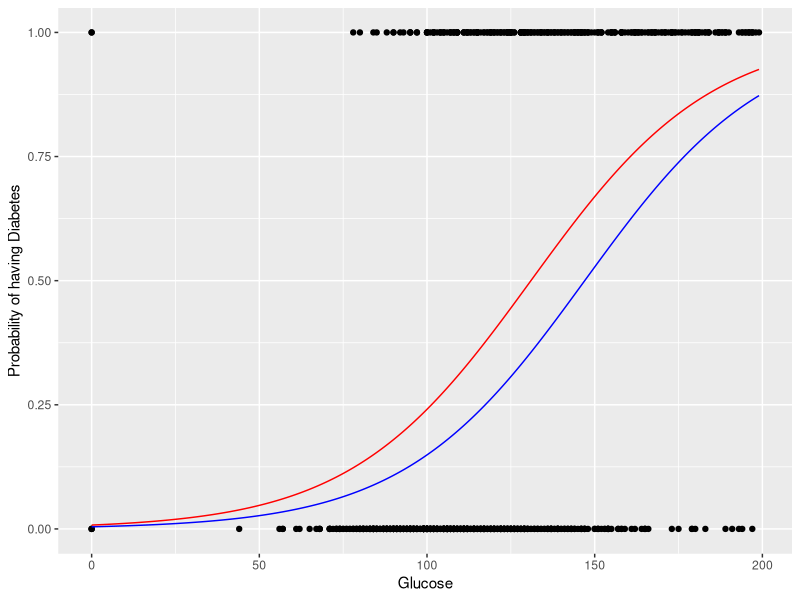
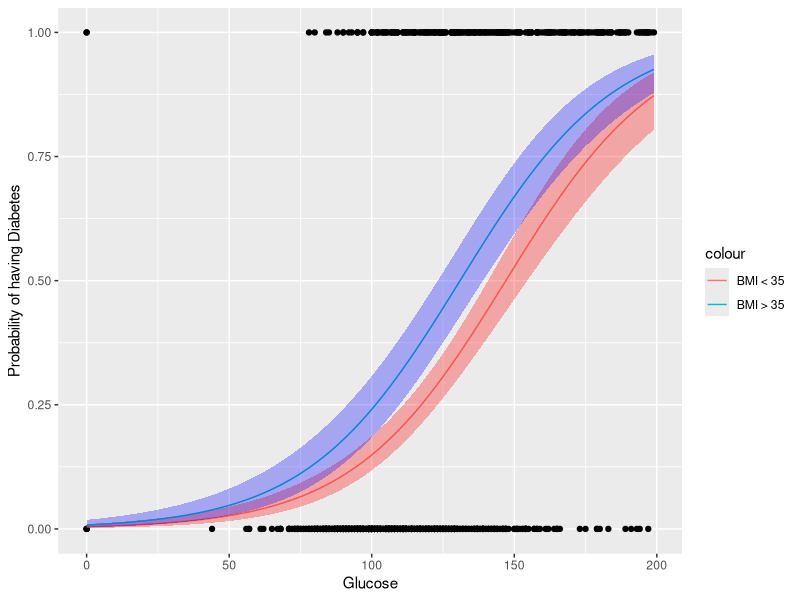
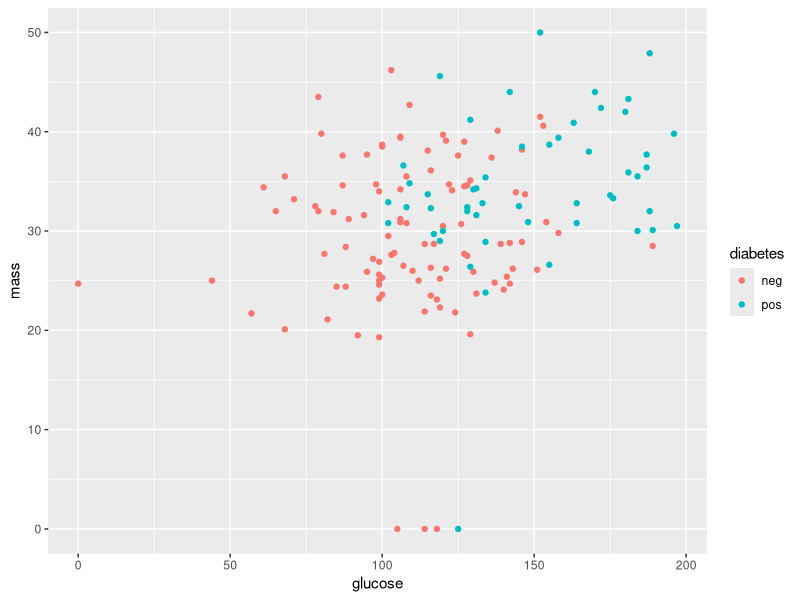

These figures' R source, in order:
## ---- chunk 1
library(mlbench)
library(ggplot2)
library(dplyr)
data("PimaIndiansDiabetes") #loads data under "name"
pimaData <- PimaIndiansDiabetes
#create new numeric col of all 1s
pimaData$response <- 1
#crate response col, transform string to categorical 
pimaData$response[pimaData$diabetes == 'neg'] <- 0
#bmi > 35 col
pimaData$bmi <- 0
pimaData$bmi[pimaData$mass > 35] <- 1

logRegMulti <- glm(response~glucose + bmi, data=pimaData, family="binomial")
summary(logRegMulti)

## ---- chunk 2
#Glucose for Low BMI
#       vector of 1s for intercept    vector of random glucose levels btw max and min        all bmi's > 35
BMILow <- cbind(rep(1,10000), seq(from=min(pimaData$glucose),to=max(pimaData$glucose),length.out=1000), rep(0, 10000))
lowPredxb <- BMILow%*%coef(logRegMulti)
lowPreds <-  1/(1+exp(-lowPredxb))
lowPredDF <- data.frame(x=BMILow[,2], preds=lowPreds)

#Glucose for High BMI
BMIHigh <- cbind(rep(1,10000), seq(from=min(pimaData$glucose),to=max(pimaData$glucose),length.out=1000), rep(1, 10000))
highPredxb <- BMIHigh%*%coef(logRegMulti)
highPreds <-  1/(1+exp(-highPredxb))
highPredDF <- data.frame(x=BMIHigh[,2], preds=highPreds)

ggplot() + 
  geom_point(data=pimaData,aes(y=response, x=glucose)) + 
  geom_line(data=lowPredDF,aes(x=x,y=lowPreds),color="Blue") +
  geom_line(data=highPredDF,aes(x=x,y=highPreds),color="Red") +
  labs(y="Probability of having Diabetes", x="Glucose") 
## ---- chunk 3
#CI Low BMI
lowSexb <- sqrt(diag(BMILow%*%vcov(logRegMulti)%*%t(BMILow)))
lowCixb <- cbind(lowPredxb-1.96*lowSexb,lowPredxb+1.96*lowSexb)
ciLow <- 1/(1+exp(-lowCixb))
lowPredDF <- lowPredDF %>% mutate(lb=ciLow[,1],ub=ciLow[,2])

#CI High BMI
highSexb <- sqrt(diag(BMIHigh%*%vcov(logRegMulti)%*%t(BMIHigh)))
highCixb <- cbind(highPredxb-1.96*highSexb,highPredxb+1.96*highSexb)
ciHigh <- 1/(1+exp(-highCixb))
highPredDF <- highPredDF %>% mutate(lb=ciHigh[,1],ub=ciHigh[,2])

ggplot() + 
  geom_point(data=pimaData,aes(y=response, x=glucose)) + 
  geom_line(data=lowPredDF,aes(x=x,y=lowPreds, color="BMI < 35")) +
  geom_ribbon(data=lowPredDF,aes(x=x,ymin=lb,ymax=ub),alpha=0.3,fill="Red") +
  geom_line(data=highPredDF,aes(x=x,y=highPreds, color="BMI > 35")) +
  geom_ribbon(data=highPredDF,aes(x=x,ymin=lb,ymax=ub),alpha=0.3,fill="Blue") +
  labs(y="Probability of having Diabetes", x="Glucose")
## ---- chunk 4
library(MASS)

set.seed(1)
train = sample(768, 768*.8)
train_set <- pimaData[train, ]
test_set <- pimaData[-train, ]

lda_fit <- lda(response ~ glucose + mass, data = pimaData,
    subset = train)
lda_fit
## ---- chunk 5
ggplot(test_set, aes(x=glucose,y=mass)) + geom_point(aes(color = diabetes))
## ---- chunk 6
Diabetic <- test_set$response == 1
NonDiabetic <- test_set$response == 0

Diabetic.df <- test_set[Diabetic, ]
NonDiabetic.df <- test_set[NonDiabetic, ]

diabetic.gluc.mean <- mean(Diabetic.df$glucose)
diabetic.mass.mean <- mean(Diabetic.df$mass)

nondiabetic.gluc.mean <- mean(NonDiabetic.df$glucose)
nondiabetic.mass.mean <- mean(NonDiabetic.df$mass)

x1 <- cbind(diabetic.gluc.mean,diabetic.mass.mean) 
x2 <- cbind(nondiabetic.gluc.mean,nondiabetic.mass.mean) 

pi1 = 0.6465798
pi2 = 0.3534202 

mu1hat <- colMeans(x1)
mu2hat <- colMeans(x2)
Sigmahat <- cov(rbind(x1,x2))
intercept <- c(log(pi1/pi2) - 0.5*t(mu1hat+mu2hat)%*%solve(Sigmahat, tol = 1e-18)%*%(mu1hat-mu2hat))
slope <- solve(Sigmahat, tol = 1e-18)%*%(mu1hat-mu2hat)

b0 <- intercept/(-slope[2])
b1 <- slope[1]/(-slope[2])

## ---- chunk 7
lda_pred <- predict(lda_fit, newdata = test_set)
temp_table <- table(lda_pred$class, test_set$response)
temp_table

#Calculating accuracy
mean(lda_pred$class == test_set$response)
## ---- chunk 8
qda_fit <- qda(response ~ glucose + mass, data = pimaData,
    subset = train)
qda_fit
## ---- chunk 9
# OLD CODE
#temp_table <- table(Wage$hi,round(predict(logReg,type='response')))
#temp_table

# NEW CODE
qda_pred <- predict(qda_fit, newdata = test_set)
temp_table2 <- table(qda_pred$class, test_set$response)
temp_table2
## ---- chunk 10
mean(qda_pred$class == test_set$response)
